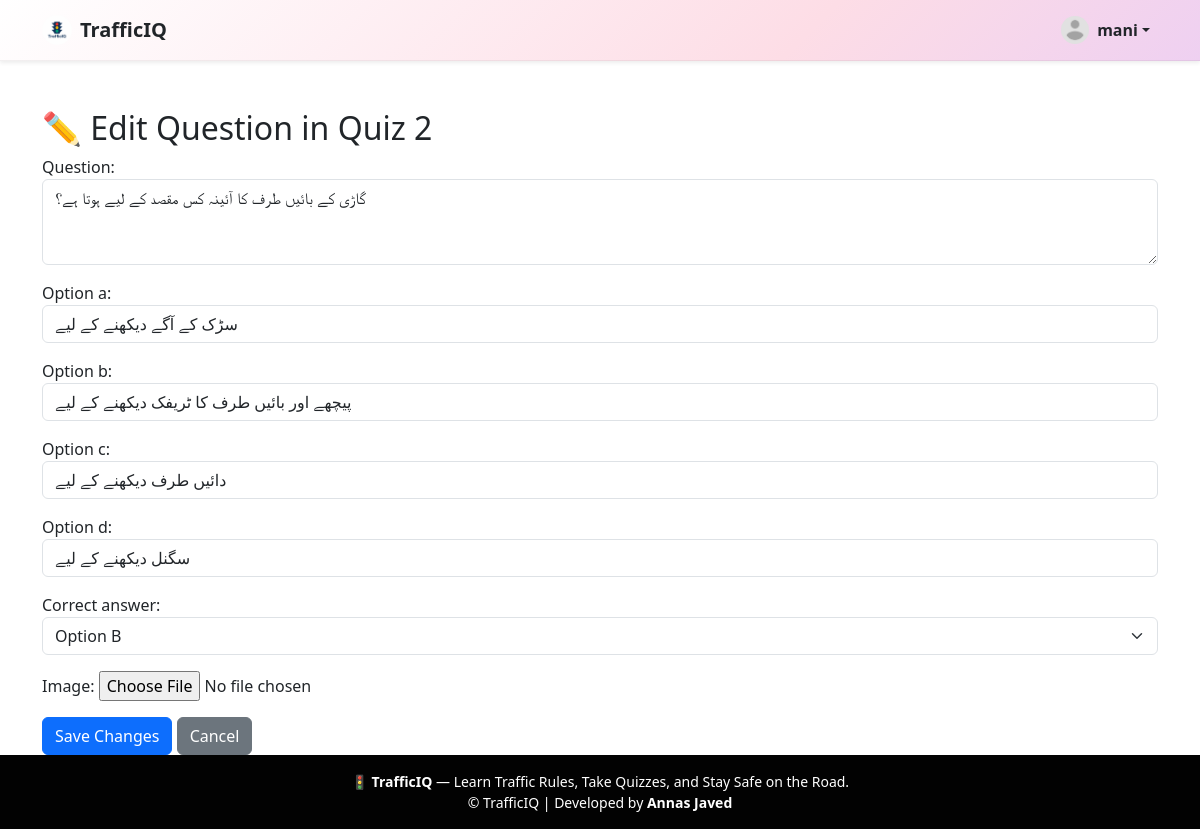
The app's page /en/admin-dashboard/4/questions/13/edit/ (signed in) with its own data.
### Trafficapp/models.py (models this page shows, shortened)
class Profile(models.Model):
    user = models.OneToOneField(User, on_delete=models.CASCADE)
    bio = models.TextField(blank=True, null=True)
    location = models.CharField(max_length=100, blank=True, null=True)
    phone = models.CharField(max_length=15, blank=True, null=True)
    city = models.CharField(max_length=100, blank=True, null=True)
    profile_picture = models.ImageField(
        upload_to='profile_pics/',
        default='profile_pics/default.png',
        blank=True,
        null=True
    )

class QuizTest(models.Model):
    title = models.CharField(max_length=200)
    created_by = models.ForeignKey(User, on_delete=models.CASCADE, null=True, blank=True)
    created_at = models.DateTimeField(auto_now_add=True)

class QuizQuestion(models.Model):
    test = models.ForeignKey(QuizTest, on_delete=models.CASCADE, related_name='questions')
    question = models.TextField()
    option_a = models.CharField(max_length=255)
    option_b = models.CharField(max_length=255)
    option_c = models.CharField(max_length=255)
    option_d = models.CharField(max_length=255)
    image = models.ImageField(upload_to='quiz_images/', blank=True, null=True)
    correct_answer = models.CharField(
        max_length=1,
        choices=ANSWER_CHOICES,
        default='A'
    )
    created_at = models.DateTimeField(auto_now_add=True)

### Trafficapp/views.py (the view)
# urls.py: path("admin-dashboard/<int:test_id>/questions/<int:question_id>/edit/", views.edit_quiz_question, name="edit_quiz_question"),
@login_required
@user_passes_test(lambda u: u.is_superuser)
def edit_quiz_question(request, test_id, question_id):
    test = get_object_or_404(QuizTest, id=test_id)
    question = get_object_or_404(QuizQuestion, id=question_id, test=test)
    if request.method == "POST":
        form = QuizQuestionForm(request.POST, instance=question)
        if form.is_valid():
            form.save()
            messages.success(request, "✅ Question updated successfully!")
            return redirect("quiz_questions", test_id=test.id)
    else:
        form = QuizQuestionForm(instance=question)
    return render(request, "Trafficapp/edit_quiz_question.html", {"form": form, "test": test})

### Trafficapp/forms.py
class QuizQuestionForm(forms.ModelForm):
    class Meta:
        model = QuizQuestion
        fields = ["question", "option_a", "option_b", "option_c", "option_d", "correct_answer", "image"]
        widgets = {
            "question": forms.Textarea(attrs={"class": "form-control", "rows": 3}),
            "option_a": forms.TextInput(attrs={"class": "form-control"}),
            "option_b": forms.TextInput(attrs={"class": "form-control"}),
            "option_c": forms.TextInput(attrs={"class": "form-control"}),
            "option_d": forms.TextInput(attrs={"class": "form-control"}),
            "correct_answer": forms.Select(attrs={"class": "form-select"}),
        }

### Trafficapp/Templates/Trafficapp/edit_quiz_question.html (shortened to what this page needs)
{% extends "base.html" %}
{% block content %}
<div class="container mt-5">
  <h2>✏️ Edit Question in {{ test.title }}</h2>
  <form method="post">
    {{ form.as_p }}
    <button type="submit" class="btn btn-primary">Save Changes</button>
    <a href="{% url 'quiz_questions' test.id %}" class="btn btn-secondary">Cancel</a>
  </form>
</div>
{% endblock %}

### Trafficapp/Templates/base.html (shortened to what this page needs)
{% load static %}
{% load i18n %}
<!DOCTYPE html>
<html lang="en">
<head>
  <link rel="stylesheet" href="{% static 'css/style.css' %}">
  <link href="https://cdn.jsdelivr.net/npm/bootstrap@5.3.3/dist/css/bootstrap.min.css" rel="stylesheet">
  <link rel="stylesheet" href="https://cdn.jsdelivr.net/npm/bootstrap-icons@1.11.3/font/bootstrap-icons.css">
</head>
<body>
{% block navbar %}
  <nav class="navbar navbar-expand-lg pastel-navbar shadow-sm sticky-top">
    <div class="container">
      <a class="navbar-brand d-flex align-items-center text-dark fw-bold" href="{% url 'landing' %}">
        <img src="{% static 'images/trafficiq_logo.png' %}" alt="{% trans 'TrafficIQ Logo' %}" width="30" height="30" class="me-2 rounded-circle">
        {% trans "TrafficIQ" %}
      </a>
      <ul class="navbar-nav ms-auto align-items-center">
        {% if user.is_authenticated %}
        <li class="nav-item dropdown">
          <a class="nav-link dropdown-toggle d-flex align-items-center text-dark fw-semibold" href="#" id="profileDropdown" role="button" data-bs-toggle="dropdown" aria-expanded="false">
            {% if user.profile.profile_picture %}
              <img src="{{ user.profile.profile_picture.url }}" class="rounded-circle me-2" width="28" height="28" alt="{% trans 'Profile' %}">
            {% else %}
              <i class="bi bi-person-circle fs-5 me-1"></i>
            {% endif %}
            {{ user.username }}
          </a>
        </li>
        {% else %}
        <li class="nav-item"><a class="nav-link text-dark fw-semibold" href="{% url 'login' %}">{% trans "Login" %}</a></li>
        {% endif %}
      </ul>
    </div>
  </nav>
{% endblock %}
<main class="">
  {% block content %}{% endblock %}
</main>
{% block footer %}
<footer class="footer mt-auto py-3 text-center">
  <div class="container">
    <p class="mb-0 small">
      🚦 <strong>{% trans "TrafficIQ" %}</strong> — {% trans "Learn Traffic Rules, Take Quizzes, and Stay Safe on the Road." %}
    </p>
    <p class="text-white small mb-0">
      © {{ now|date:"Y" }} {% trans "TrafficIQ" %} | {% trans "Developed by" %} <strong>Annas Javed</strong>
    </p>
  </div>
</footer>
{% endblock %}
</body>
</html>

### Trafficapp/Templates/base.html (style rules this page uses)
html, body { height: 100%; margin: 0; display: flex; flex-direction: column; }
.pastel-navbar { background: linear-gradient(135deg, rgb(255, 255, 255), #fddde6, #e0c3fc, #a8edea); background-size: 200% 200%; animation: pastelShift 12s ease infinite; backdrop-filter: blur(12px); transition: background 0.4s ease; border-bottom: 1px solid rgba(0, 0, 0, 0.05); }
.navbar .nav-link { color: #212529 !important; transition: color 0.3s ease; }
.sticky-top { position: sticky; top: 0; z-index: 1030; }
main { flex: 1; }
.footer { background-color: #020202ff; color: white; position: relative; bottom: 0; width: 100%; }

### records on screen
QuizTest: title "Quiz 2"
QuizQuestion: question "گاڑی کے بائیں طرف کا آئینہ کس مقصد کے لیے ہوتا ہے؟", option_a "سڑک کے آگے دیکھنے کے لیے", option_b "پیچھے اور بائیں طرف کا ٹریفک دیکھنے کے لیے", option_c "دائیں طرف دیکھنے کے لیے", option_d "سگنل دیکھنے کے لیے", correct_answer "Option B"

### other values on screen
{{ user.username }} "mani"
